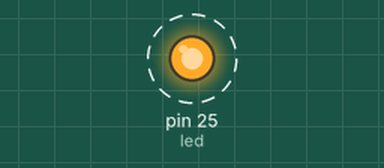
Recording of a program running on a simulated MicroPython board. On the bench: output pins drawn as LEDs (lit = HIGH). Dashed ring = blinking.

Above: at 0.5 s.
Timing chart, 0 to 4.6 s (numbered marks = the images above):
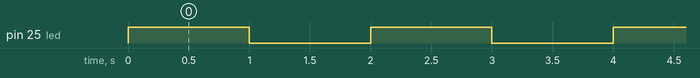

The program:

InternalLed_v1.py
```python
from machine import Pin
import utime
#use unstable firmware of the w-version !!!!
PIN_INTERNAL_LED = "LED" #25 -> on W this is not working
led = Pin(PIN_INTERNAL_LED, Pin.OUT)

while True:
    led.on()
    utime.sleep(1)
    led.off()
    utime.sleep(1)
```

Measured:
- by itself, pin 25 (led): alternates HIGH for 1.0 s and LOW for 1.0 s
